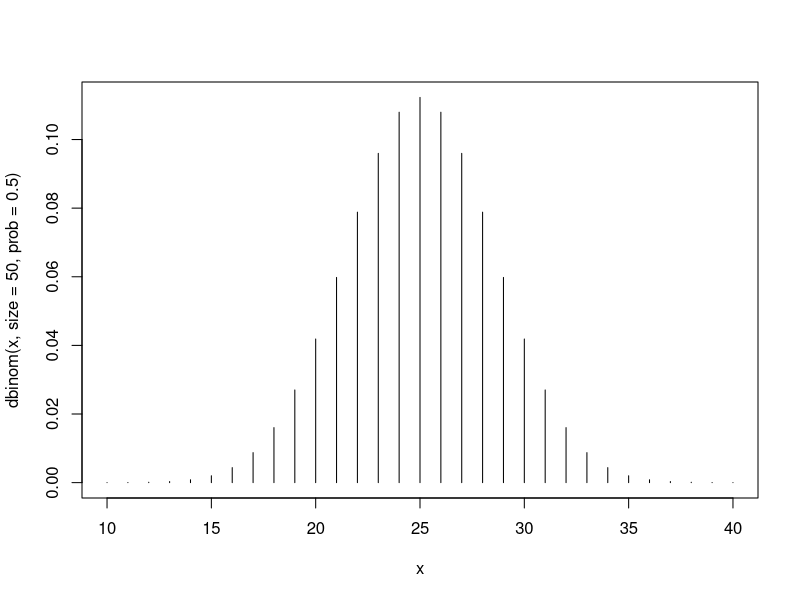
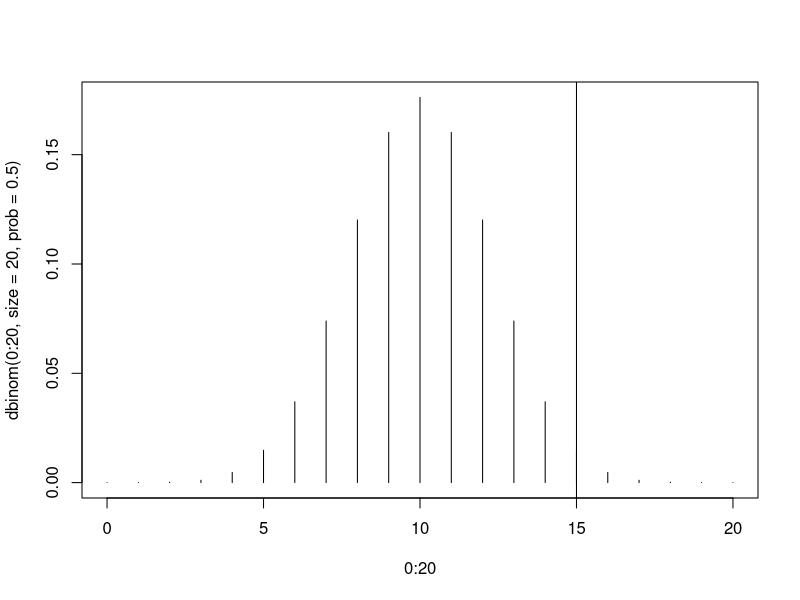
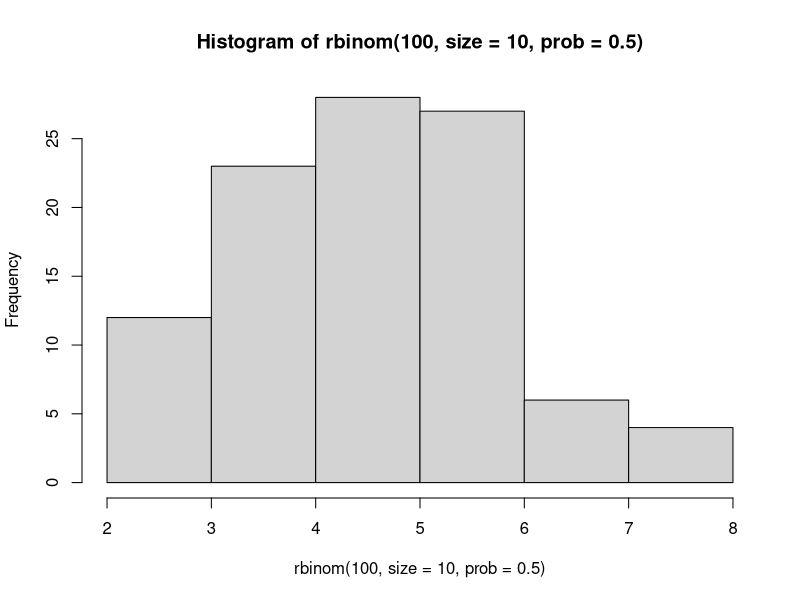
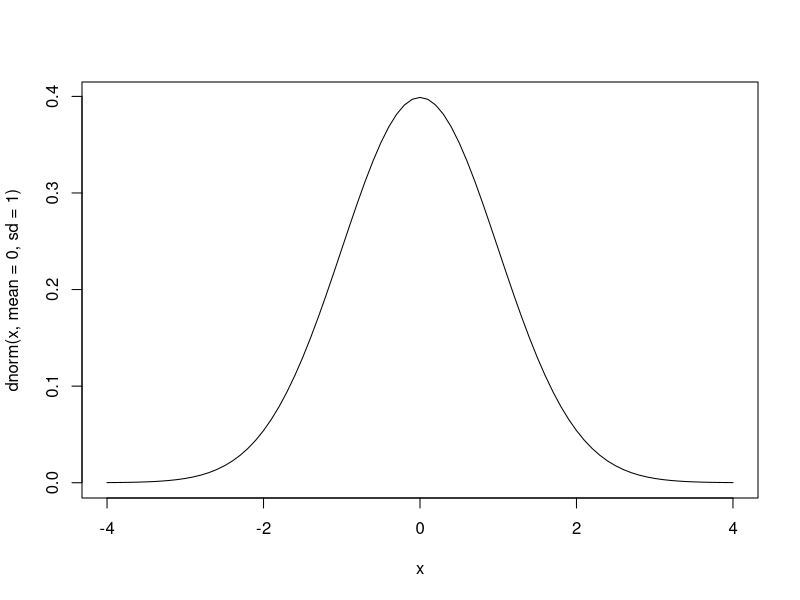
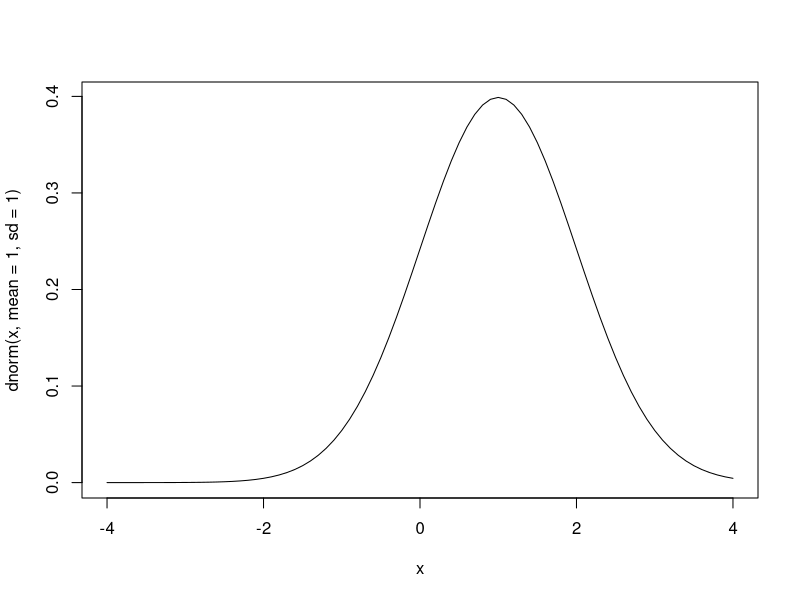
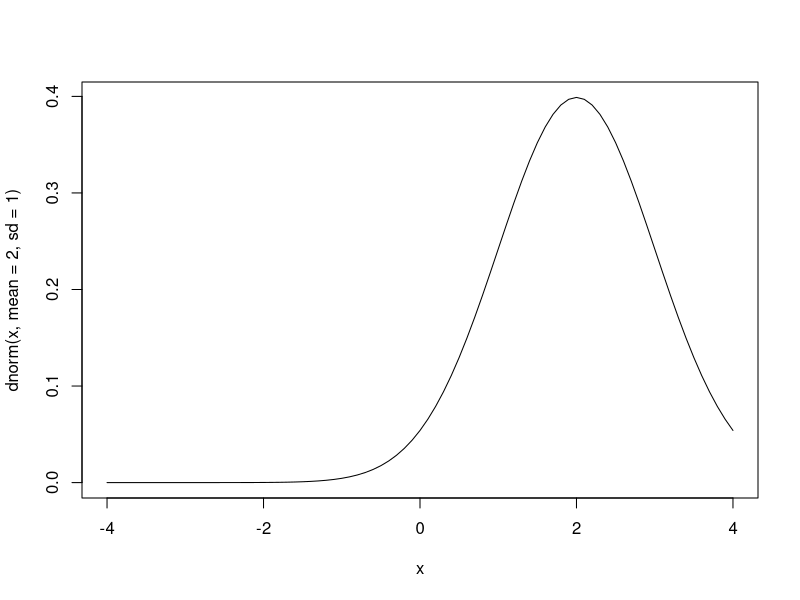
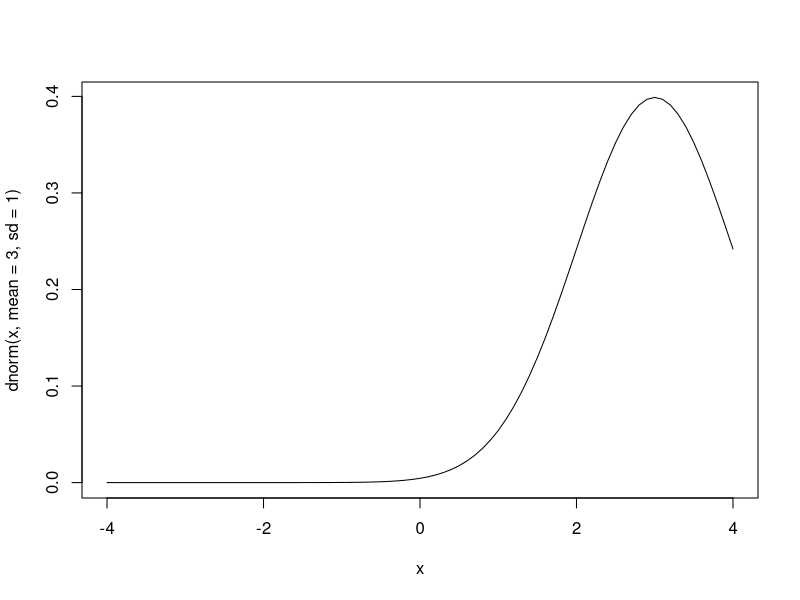
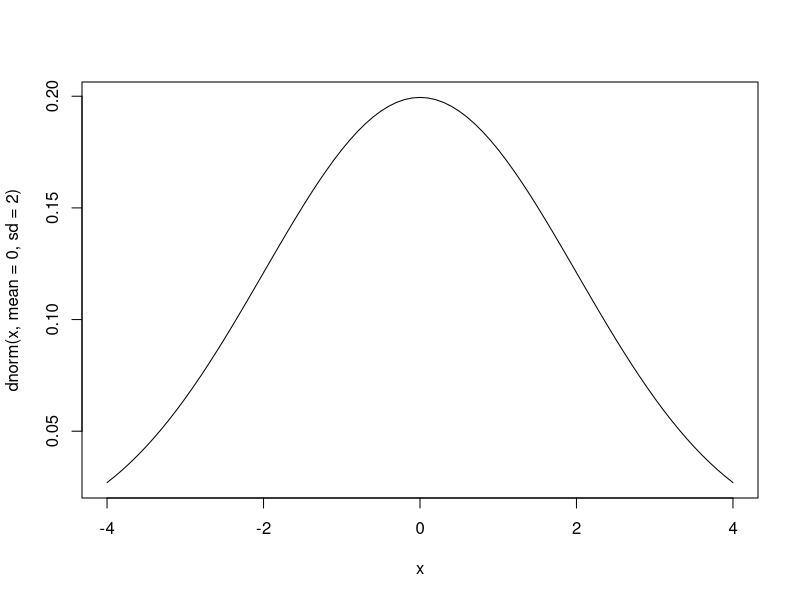

Reproduce these figures in R, in order.
#####################################################################################
## 02. Fundamentals of statistics
#####################################################################################

# Random sampling
sample(1:40, 5)
sample(c("H","T"), 10, replace=T)
sample(c("H","T"), 2, replace=F)
sample(c("H","T"), 10, replace=T, prob=c(0.9, 0.1))

# Discrete distributions
#Binomial distribution: probability distribution for the number of successes
#in a fixed number of independent trials (example: number of male individuals in a population)
x<-10:40
plot(x, dbinom(x, size=50, prob=0.5), type="h")

plot(0:20, dbinom(0:20, size=20, prob=0.5), type="h")
abline(v=15)
1-pbinom(15, size=20, prob=0.5)

rbinom(100, size=10, prob=0.5)
hist(rbinom(100, size=10, prob=0.5))

# Continuous distributions
#Normal distribution: probability distribution describing a bell-shaped curve (example: height in a population)
x <- seq(-4, 4, 0.1)
plot(x, dnorm(x, mean=0, sd=1), type="l")

##Change mean
plot(x, dnorm(x, mean=1, sd=1), type="l")
plot(x, dnorm(x, mean=2, sd=1), type="l")
plot(x, dnorm(x, mean=3, sd=1), type="l")

##Change sd
plot(x, dnorm(x, mean=0, sd=2), type="l")
plot(x, dnorm(x, mean=0, sd=3), type="l")
plot(x, dnorm(x, mean=0, sd=0.5), type="l")
plot(x, dnorm(x, mean=0, sd=0.1), type="l")

plot(-50:50, dnorm(-50:50, mean=0, sd=10), type="l")
abline(v=35)
1-pnorm(35, mean=0, sd=10)

plot(-50:50, dnorm(-50:50, mean=0, sd=10), type="l")
abline(v=15)
1-pnorm(15, mean=0, sd=10)

rnorm(100)
hist(rnorm(100))

##Z-standardization (Z=(Y-mean)/sd)
y<-rnorm(100, mean=10, sd=2)
hist(y)
hist((y-10)/2)

##Normal distribution of sample means
se<-function(x) {sd(x)/sqrt(length(x))}

hist(rnorm(10000, mean=60, sd=10/sqrt(10)), xlim=c(50, 70))
hist(rnorm(10000, mean=60, sd=10/sqrt(50)), xlim=c(50, 70))
hist(rnorm(10000, mean=60, sd=10/sqrt(100)), xlim=c(50, 70))
hist(rnorm(10000, mean=60, sd=10/sqrt(1000)), xlim=c(50, 70))

##The Central Limit Theorem: the mean of a large number of measurements
#randomly sampled from a non-normal population is approximately normally distributed.
hist(runif(1000))

means<-numeric(10)
for (i in 1:10) {
  means[i]<-mean(runif(5))
}
hist(means)

means<-numeric(100)
for (i in 1:100) {
  means[i]<-mean(runif(5))
}
hist(means)

means<-numeric(1000)
for (i in 1:1000) {
  means[i]<-mean(runif(5))
}
hist(means)

# Descriptive statistics
x <- rnorm(100)
hist(x)
boxplot(x)

mean(x)
sd(x)
var(x)
median(x)
quantile(x)
summary(x)
range(x)
max(x)
min(x)